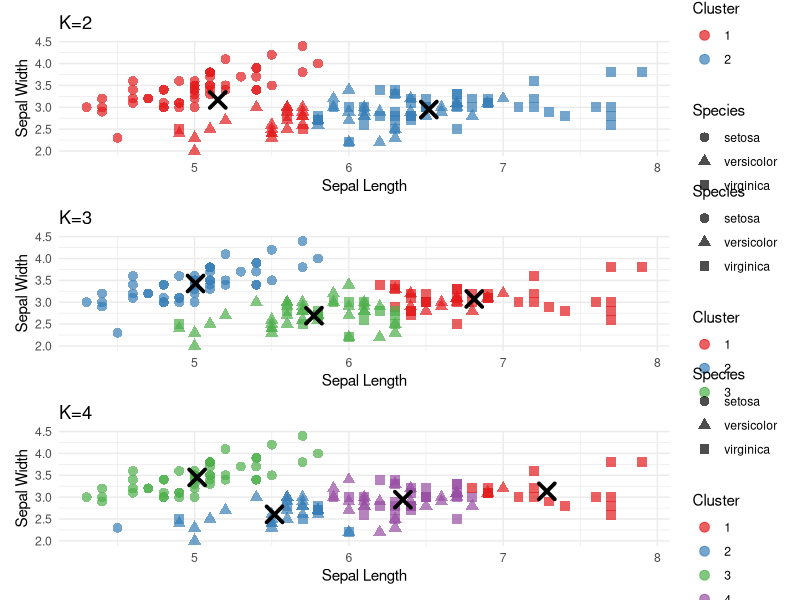
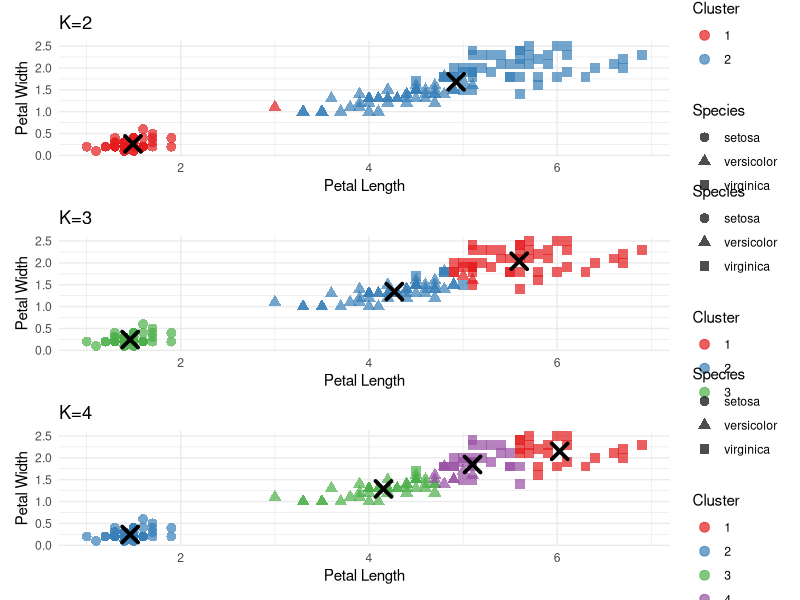
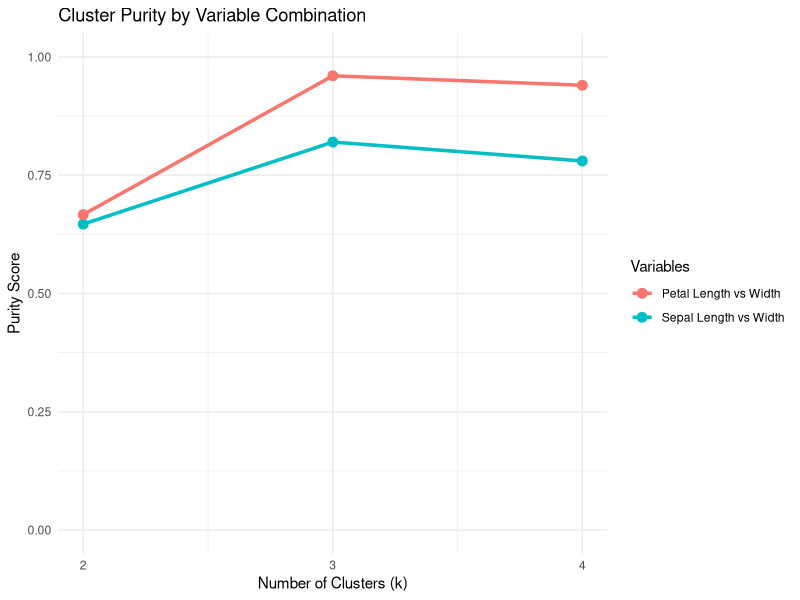
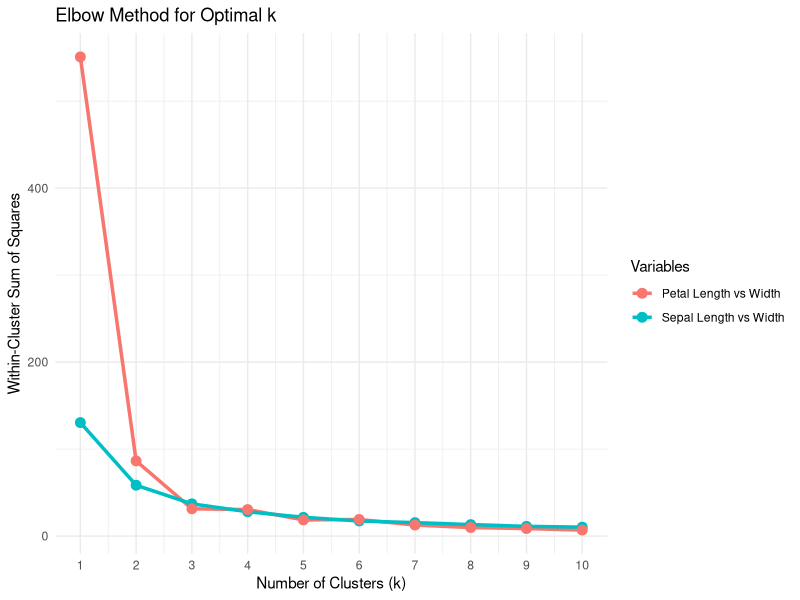

Recreate these plots in R, in order.
## ---- chunk 1
library(ggplot2)
library(dplyr)
library(patchwork)

# Load the iris dataset
data(iris)
## ---- chunk 2
# Display structure of the data
str(iris)

# Summary statistics
summary(iris)
## ---- chunk 3
# Prepare data for clustering (Sepal Length vs Sepal Width)
sepal_data <- iris[, c("Sepal.Length", "Sepal.Width")]

# Perform k-means with different cluster counts
set.seed(123)
k2_sepal <- kmeans(sepal_data, centers = 2)
k3_sepal <- kmeans(sepal_data, centers = 3)
k4_sepal <- kmeans(sepal_data, centers = 4)

# Create plotting function
create_cluster_plot <- function(data, clusters, title, x_var, y_var) {
  # Create data frame with cluster assignments
  plot_data <- data.frame(
    x = data[, 1],
    y = data[, 2],
    cluster = as.factor(clusters$cluster),
    species = iris$Species
  )
  
  # Create centers data frame
  centers_data <- data.frame(
    x = clusters$centers[, 1],
    y = clusters$centers[, 2]
  )
  
  ggplot(plot_data, aes(x = x, y = y)) +
    geom_point(aes(color = cluster, shape = species), size = 3, alpha = 0.7) +
    geom_point(data = centers_data, aes(x = x, y = y), 
               color = "black", shape = 4, size = 4, stroke = 2) +
    labs(title = title,
         x = x_var,
         y = y_var,
         color = "Cluster",
         shape = "Species") +
    theme_minimal() +
    scale_color_brewer(type = "qual", palette = "Set1")
}

# Create plots for different cluster counts
p1 <- create_cluster_plot(sepal_data, k2_sepal, "K=2", "Sepal Length", "Sepal Width")
p2 <- create_cluster_plot(sepal_data, k3_sepal, "K=3", "Sepal Length", "Sepal Width")
p3 <- create_cluster_plot(sepal_data, k4_sepal, "K=4", "Sepal Length", "Sepal Width")

# Combine plots
p1 / p2 / p3
## ---- chunk 4
# Prepare data for clustering (Petal Length vs Petal Width)
petal_data <- iris[, c("Petal.Length", "Petal.Width")]

# Perform k-means with different cluster counts
set.seed(123)
k2_petal <- kmeans(petal_data, centers = 2)
k3_petal <- kmeans(petal_data, centers = 3)
k4_petal <- kmeans(petal_data, centers = 4)

# Create plots for different cluster counts
p4 <- create_cluster_plot(petal_data, k2_petal, "K=2", "Petal Length", "Petal Width")
p5 <- create_cluster_plot(petal_data, k3_petal, "K=3", "Petal Length", "Petal Width")
p6 <- create_cluster_plot(petal_data, k4_petal, "K=4", "Petal Length", "Petal Width")

# Combine plots
p4 / p5 / p6
## ---- chunk 5
# Function to calculate cluster purity
calculate_purity <- function(clusters, species) {
  cluster_species <- table(clusters$cluster, species)
  purity <- sum(apply(cluster_species, 1, max)) / sum(cluster_species)
  return(purity)
}

# Calculate purity for different analyses
sepal_purity <- data.frame(
  k = c(2, 3, 4),
  purity = c(
    calculate_purity(k2_sepal, iris$Species),
    calculate_purity(k3_sepal, iris$Species),
    calculate_purity(k4_sepal, iris$Species)
  ),
  variables = "Sepal Length vs Width"
)

petal_purity <- data.frame(
  k = c(2, 3, 4),
  purity = c(
    calculate_purity(k2_petal, iris$Species),
    calculate_purity(k3_petal, iris$Species),
    calculate_purity(k4_petal, iris$Species)
  ),
  variables = "Petal Length vs Width"
)

# Combine and display results
purity_results <- rbind(sepal_purity, petal_purity)
print(purity_results)

# Plot purity comparison
ggplot(purity_results, aes(x = k, y = purity, color = variables)) +
  geom_line(size = 1.2) +
  geom_point(size = 3) +
  labs(title = "Cluster Purity by Variable Combination",
       x = "Number of Clusters (k)",
       y = "Purity Score",
       color = "Variables") +
  theme_minimal() +
  scale_x_continuous(breaks = c(2, 3, 4)) +
  scale_y_continuous(limits = c(0, 1))
## ---- chunk 6
# Function to calculate WCSS for different k values
calculate_wcss <- function(data, max_k = 10) {
  wcss <- numeric(max_k)
  for (i in 1:max_k) {
    set.seed(123)
    kmeans_result <- kmeans(data, centers = i)
    wcss[i] <- kmeans_result$tot.withinss
  }
  return(wcss)
}

# Calculate WCSS for both variable combinations
wcss_sepal <- calculate_wcss(sepal_data)
wcss_petal <- calculate_wcss(petal_data)

# Create elbow plot
elbow_data <- data.frame(
  k = rep(1:10, 2),
  wcss = c(wcss_sepal, wcss_petal),
  variables = rep(c("Sepal Length vs Width", "Petal Length vs Width"), each = 10)
)

ggplot(elbow_data, aes(x = k, y = wcss, color = variables)) +
  geom_line(size = 1.2) +
  geom_point(size = 3) +
  labs(title = "Elbow Method for Optimal k",
       x = "Number of Clusters (k)",
       y = "Within-Cluster Sum of Squares",
       color = "Variables") +
  theme_minimal() +
  scale_x_continuous(breaks = 1:10)
